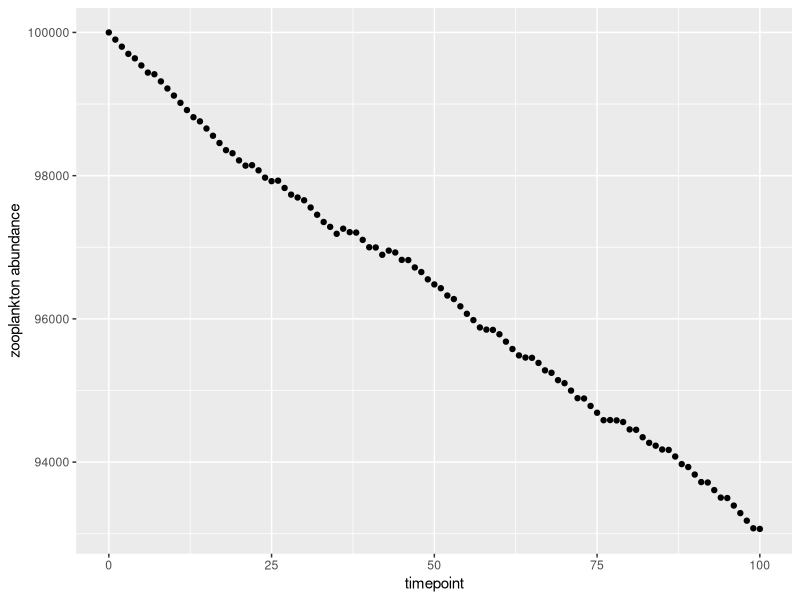
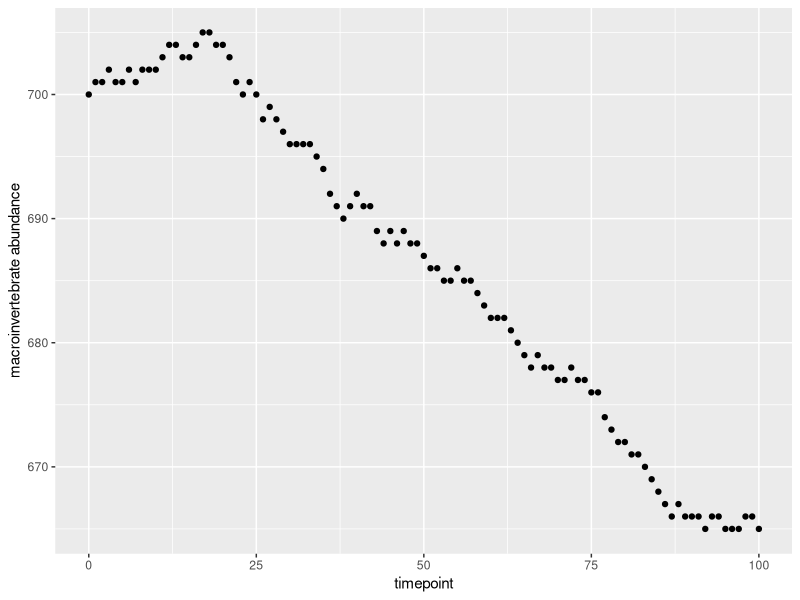
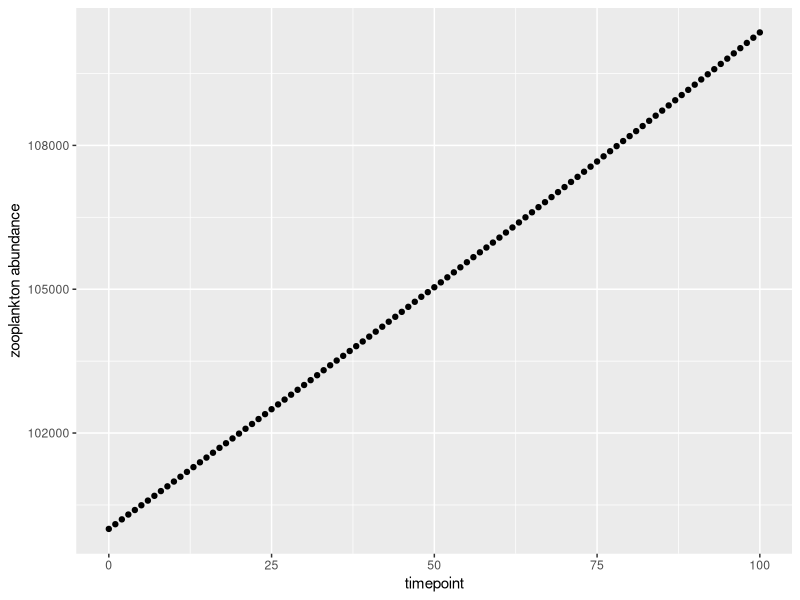
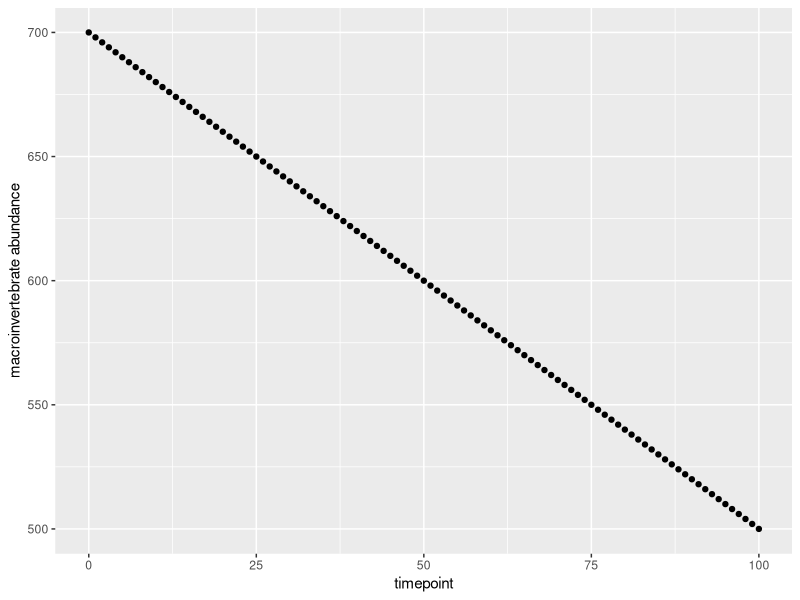

R code for these plots, in order:
# ZOO 955 HW 6 Hart, Adler, Butts: Individual Based Modeling

require(dplyr); require(ggplot2)

###=================== Randomly selecting zooplankton or macroinvertebrates ###===================
# initial populations
zoop = 100000
macinv = 700
yp = 1

# blank data frame
df<- data.frame(matrix(ncol=6, nrow=101))
colnames(df)<- c('day', 'zoop','macinv', 'biomass', 'mac_eat', 'zoop_eat')

# populating values in data frame
df$day = seq(0,100)
df$zoop[1] = zoop
df$macinv[1] = macinv
df$biomass = 0
df$mac_eat = 0
df$zoop_eat = 0

# setting the start population that will be updated through each iteration
current_pop = c(rep(colnames(df[2]), times = df[1,2]),
                rep(colnames(df[3]), times = df[1,3]))

for (i in 2: nrow(df)){
  # daily biomass consumption counter is reset each loop
  bm = 0
  
  # inner for loop
  
  for (j in 1:200){
    
    # sampling one individual from the populations of zoops & macinvs
    food = sample(current_pop, size = 1)
    
    # adding counts of what was eaten each day to the data frame
    if (food == 'macinv'){
      df$mac_eat[i] = df$mac_eat[i] + 1
    } else {
      df$zoop_eat[i] = df$zoop_eat[i] + 1
    }
    
    # removing the appropriate individual from the current population
    current_pop = current_pop[-match(food, current_pop)]
    
    # adding to the biomass counter with the assumption that macinvs are larger than zoops and will satiate the yellow perch quicker
    bm = bm + ifelse(food == 'macinv', 100, 1)
    
    # when yellow perch consume X bm, they are done for the day and the inner loop ends. Represents satiation. 
    if  (bm >= 300 ) break
    
  }
  
  # update final metrics to data frame
  
  # total biomass consumed on that day
  df$biomass[i] = bm
  
  # accounting for population growth
  new_zoop = ceiling(length(current_pop[current_pop == 'zoop'])*1.001)
  new_macinv = ceiling(length(current_pop[current_pop == 'macinv'])*1.0001)
  
  # new current population after predation and growth
  current_pop = c(rep('zoop', times = new_zoop),
                  rep('macinv', times = new_macinv))
  
  # tracking populations in the data frame
  df$zoop[i] = length(current_pop[current_pop == 'zoop'])
  df$macinv[i] = length(current_pop[current_pop == 'macinv'])
  
  
}

ggplot(df, aes(day, zoop)) + 
  xlab('timepoint') +
  ylab('zooplankton abundance') +
  geom_point()

ggplot(df, aes(day, macinv))+ 
  xlab('timepoint') + 
  ylab('macroinvertebrate abundance') +
  geom_point()

###=================== Preference for macroinvertebrates over zooplankton ###===================
# initial populations
zoop = 100000
macinv = 700
yp = 1

# blank data frame
df<- data.frame(matrix(ncol=6, nrow=101))
colnames(df)<- c('day', 'zoop','macinv', 'biomass', 'mac_eat', 'zoop_eat')

# populating values in data frame
df$day = seq(0,100)
df$zoop[1] = zoop
df$macinv[1] = macinv
df$biomass = 0
df$mac_eat = 0
df$zoop_eat = 0

# setting the start population that will be updated through each iteration
current_pop = c(rep(colnames(df[2]), times = df[1,2]),
                rep(colnames(df[3]), times = df[1,3]))

for (i in 2: nrow(df)){
  # daily biomass consumption counter is reset each loop
  bm = 0
  
  # inner for loop
  
  for (j in 1:200){
    
    # sampling one individual from the populations of zoops & macinvs
    food = sample(c('macinv', 'zoop'), size = 1, prob = c(.60,.40))
    
    # adding counts of what was eaten each day to the data frame
    if (food == 'macinv'){
      df$mac_eat[i] = df$mac_eat[i] + 1
    } else {
      df$zoop_eat[i] = df$zoop_eat[i] + 1
    }
    
    # removing the appropriate individual from the current population
    current_pop = current_pop[-match(food, current_pop)]
    
    # adding to the biomass counter with the assumption that macinvs are larger than zoops and will satiate the yellow perch quicker
    bm = bm + ifelse(food == 'macinv', 100, 1)
    
    # Add in a satiation term, so when Yellow perch eat 300 individuals they feel satiated
    if  (bm >= 300 ) break
    
  }
  
  # update final metrics to data frame
  
  # total biomass consumed on that day
  df$biomass[i] = bm
  
  # accounting for population growth
  new_zoop = ceiling(length(current_pop[current_pop == 'zoop'])*1.001)
  new_macinv = ceiling(length(current_pop[current_pop == 'macinv'])*1.0001)
  
  # new current population after predation and growth
  current_pop = c(rep('zoop', times = new_zoop),
                  rep('macinv', times = new_macinv))
  
  # tracking populations in the data frame
  df$zoop[i] = length(current_pop[current_pop == 'zoop'])
  df$macinv[i] = length(current_pop[current_pop == 'macinv'])
  
  
}

ggplot(df, aes(day, zoop)) + 
  xlab('timepoint') +
  ylab('zooplankton abundance') +
  geom_point()

ggplot(df, aes(day, macinv))+
  xlab('timepoint') +
  ylab('macroinvertebrate abundance') +
  geom_point()

